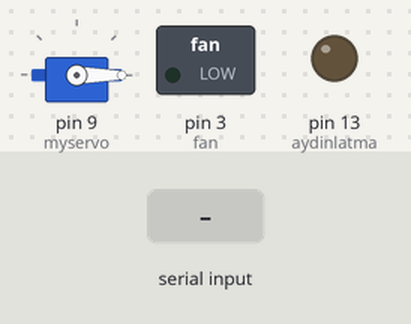
This sketch was run on a simulated Arduino Uno, built with avr-gcc and run on an emulated ATmega328P. Shown: servo, switched loads named in the sketch (green lamp = pin HIGH), output pins drawn as LEDs (lit = HIGH). The test bench sets the inputs (shaded band). What the sketch prints to the serial monitor is not drawn.

Above: at 1.2 s.
1.3 s: "3" received over Serial
At 2.3 s:
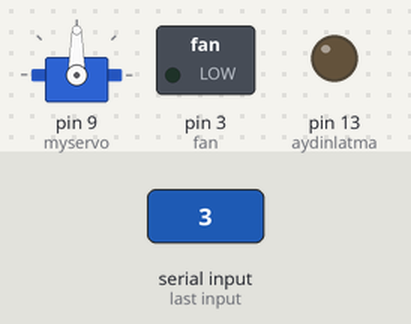
2.8 s: "5" received over Serial
At 3.4 s:
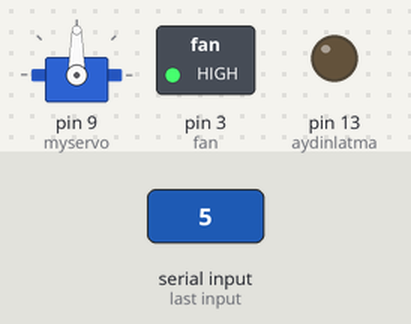
4.3 s: "4" received over Serial
At 4.6 s:
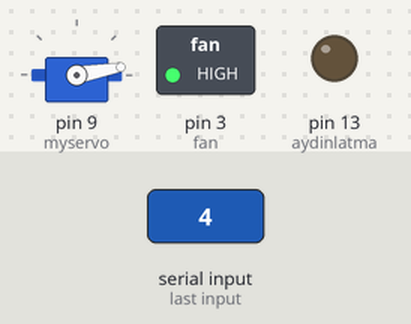
5.8 s: "1" received over Serial
At 6.9 s:
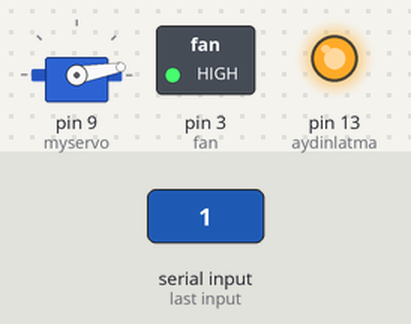
7.3 s: "6" received over Serial
At 8.1 s:
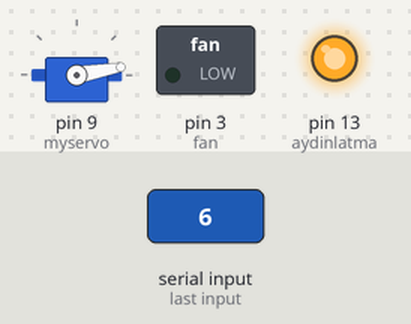
8.8 s: "3" received over Serial
At 9.2 s:
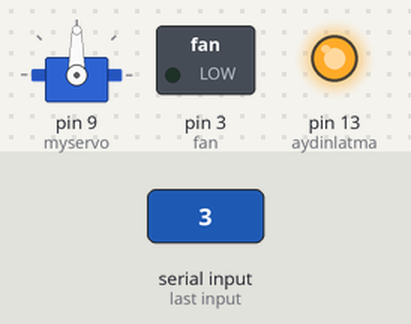
Timing chart, 0 to 11.3 s (numbered marks = the images above; inputs shaded):
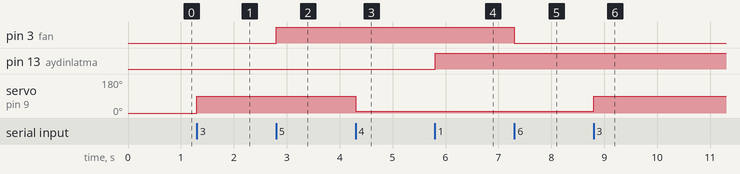

The sketch:

bluetooth-version.ino
```cpp
#include <Servo.h>
#include <math.h>

Servo myservo;
char veri;
int fan = 3;
int aydinlatma = 13;

void setup() {
  // Kurulum

  myservo.attach(9);
  myservo.write(0);
  pinMode(fan, OUTPUT);
  pinMode(aydinlatma, OUTPUT);

  Serial.begin(9600);

}

void loop() {
  veri = Serial.read(); // Bluetooth'dan Gelen Değeri Veri Değişkenine Ata


//Kapı kontrol

  // Gelen Değer 3 İse kapıyı açacak
  if(veri=='3'){
     Serial.print("kapı açılacak");
    myservo.write(90);
  }

  //Gelen Değer 4 İse kapıyı kapatacak

  if(veri=='4'){
    Serial.print("kapı kapanacak");
    myservo.write(10);

  }
  if(veri=='5'){
    Serial.print("Klima Devrede");
    digitalWrite(fan, HIGH);
  }

  //Gelen Değer 6 İse Fanı Kapat
  if(veri=='6'){

    Serial.print("Klima Kapali");
    digitalWrite(fan, LOW);
  }

  if(veri=='0'){

    Serial.print("Aydınlatmalar Kapaniyor..");
    digitalWrite(aydinlatma, LOW);

  }

  // Gelen Değer 1 İse Aydınlatmaları Aç
  if(veri=='1'){

    Serial.print("Aydınlatmalar Aciliyor..");
    digitalWrite(aydinlatma, HIGH);


  }


}
```

Measured:
- after the input at 1.3 s, servo on pin 9 (myservo): 0° → 90° at once
- after the input at 2.8 s, pin 3 (fan): LOW → HIGH at once
- after the input at 4.3 s, servo on pin 9 (myservo): 90° → 10° at once
- after the input at 5.8 s, pin 13 (aydinlatma): LOW → HIGH at once
- after the input at 7.3 s, pin 3 (fan): HIGH → LOW at once
- after the input at 8.8 s, servo on pin 9 (myservo): 10° → 90° at once
